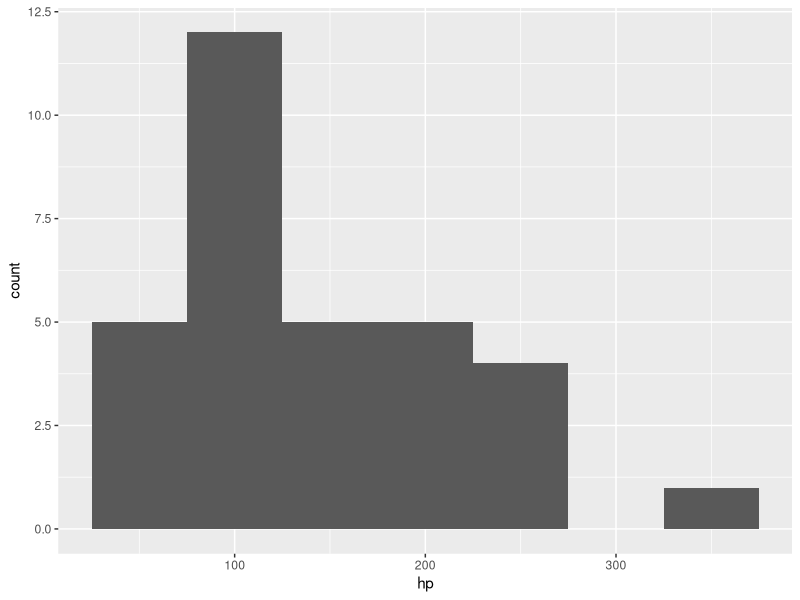

Reproduce this figure in R. (Note: this script raises an error after producing the figure.)
library(ggplot2)
#ggplot(mtcars, aes(x = carb)) + geom_bar()
ggplot(mtcars, aes(x = hp)) + geom_histogram(binwidth = 50)

#grouped bar char
#ggplot(mtcars, aes(x = carb)) + geom_bar() +facet_grid(~am)

mtcars$am <- factor(mtcars$am)
ggplot(mtcars, aes(x = carb,fill=am)) + geom_bar(position = 'dodge',bin)

#boxplot for hp and carb
ggplot(mtcars, aes(x = factor(carb), y=hp)) + geom_boxplot()


